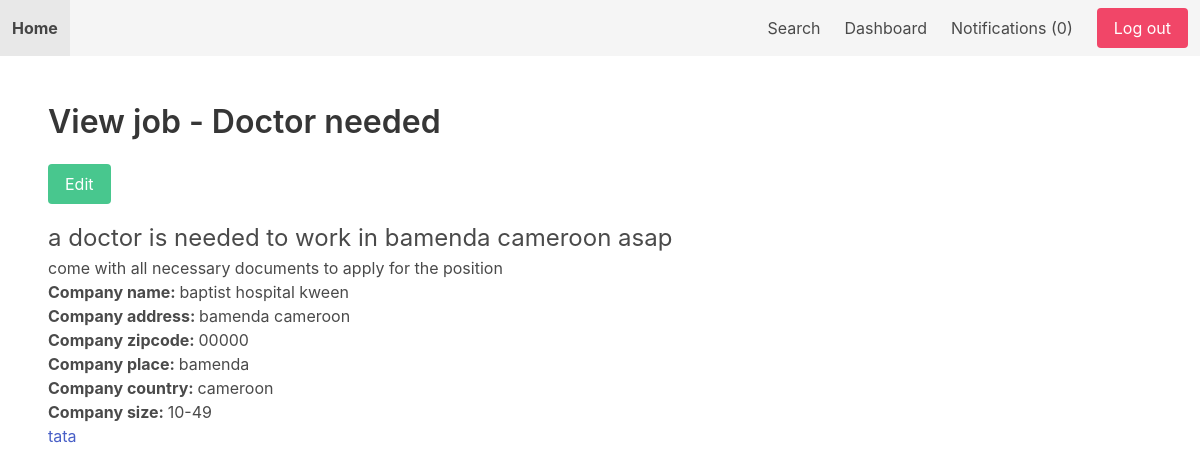
The app's page /dashboard/job/3/ (signed in) with its own data.
### job/models.py (models this page shows, shortened)
class Job(models.Model):
    SIZE_1_9 = 'size_1-9'
    SIZE_10_49 = 'size_10-49'
    SIZE_50_99 = 'size_50-99'
    SIZE_100 = 'size_100'
    CHOICES_SIZE = (
        (SIZE_1_9, '1-9'),
        (SIZE_10_49, '10-49'),
        (SIZE_50_99, '50-99'),
        (SIZE_100, '100+'),
    )
    ACTIVE = 'active'
    EMPLOYED = 'employed'
    ARCHIVED = 'archived'
    CHOICES_STATUS = (
        (ACTIVE, 'Active'),
        (EMPLOYED, 'Employed'),
        (ARCHIVED, 'Archived')
    )
    title = models.CharField(max_length=255)
    short_description = models.TextField()
    long_description = models.TextField(blank=True, null=True)
    company_name = models.CharField(max_length=255, default='')
    company_address = models.CharField(max_length=255, blank=True, null=True)
    company_zipcode = models.CharField(max_length=255, blank=True, null=True)
    company_place = models.CharField(max_length=255, blank=True, null=True)
    company_country = models.CharField(max_length=255, blank=True, null=True)
    company_size = models.CharField(max_length=20, choices=CHOICES_SIZE, default=SIZE_1_9)
    created_by = models.ForeignKey(User, related_name='jobs', on_delete=models.CASCADE)
    created_at = models.DateTimeField(auto_now_add=True)
    changed_at = models.DateTimeField(auto_now=True)
    status = models.CharField(max_length=20, choices=CHOICES_STATUS, default=ACTIVE)

class Application(models.Model):
    job = models.ForeignKey(Job, related_name='applications', on_delete=models.CASCADE)
    content = models.TextField()
    experience = models.TextField()
    created_by = models.ForeignKey(User, related_name='applications', on_delete=models.CASCADE)
    created_at = models.DateTimeField(auto_now_add=True)

### userprofile/views.py (the view)
# urls.py: path('job/<int:job_id>/', view_dashboard_job, name='view_dashboard_job'),
@login_required
def view_dashboard_job(request, job_id):
    job = get_object_or_404(Job, pk=job_id, created_by=request.user)
    return render(request, 'view_dashboard_job.html', {'job': job})

### notification/context_processors.py (called while the page is built)
def notifications(request):
    if request.user.is_authenticated:
        return {'notifications': request.user.notifications.filter(is_read=False)}
    else:
        return {'notifications': []}

### userprofile/templates/view_dashboard_job.html
{% extends 'base.html' %}
{% block content %}
    <h1 class="title">View job - {{ job.title }}</h1>
    <a href="{% url 'edit_job' job.id %}" class="button is-success mb-4">Edit</a>
    <p class="is-size-4">{{ job.short_description }}</p>
    <p>{{ job.long_description }}</p>
    <b>Company name: </b>{{ job.company_name}}<br>
    <b>Company address: </b>{{ job.company_address}}<br>
    <b>Company zipcode: </b>{{ job.company_zipcode}}<br>
    <b>Company place: </b>{{ job.company_place}}<br>
    <b>Company country: </b>{{ job.company_country}}<br>
    <b>Company size: </b>{{ job.get_company_size_display }}<br>
    {% for application in job.applications.all %}
        <a href="{% url 'view_application' application.id %}">{{ application.created_by.username }}</a>
    {% endfor %}
{% endblock %}

### records on screen
Job: title "Doctor needed", short_description "a doctor is needed to work in bamenda cameroon asap", long_description "come with all necessary documents to apply for the position", company_name "baptist hospital kween", company_address "bamenda cameroon", company_zipcode "00000", company_place "bamenda", company_country "cameroon", company_size "10-49"
Application: created_by.username "tata"

### other values on screen
{{ notifications.count }} "0"
